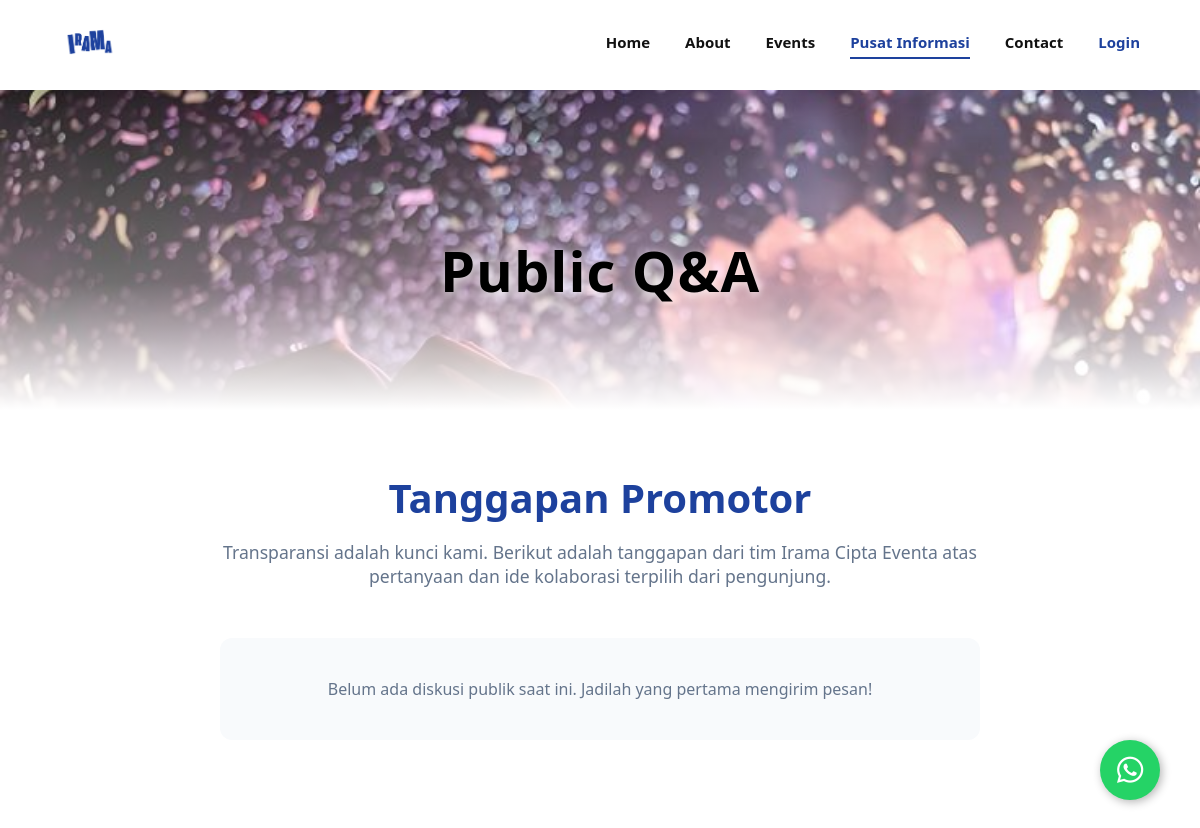
Page /qna.php on the earlier database version.
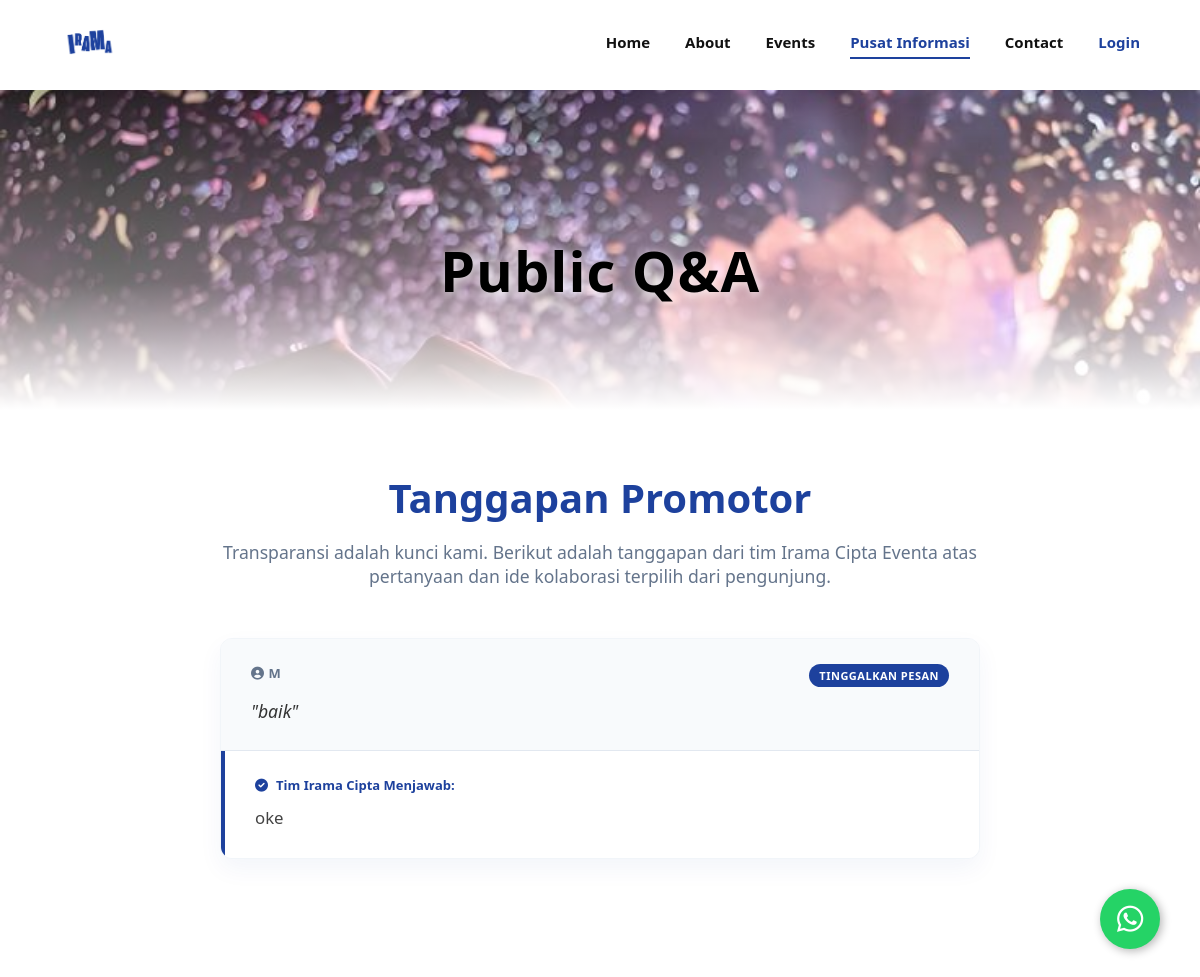
Same page on the later database version.
### tables this page shows
CREATE TABLE `buku_tamu` (
  `id_tamu` int(11) NOT NULL,
  `nama` varchar(100) NOT NULL,
  `email` varchar(100) NOT NULL,
  `kategori` varchar(50) NOT NULL,
  `pesan` text NOT NULL,
  `jawaban` text DEFAULT NULL,
  `tanggal_isi` timestamp NOT NULL DEFAULT current_timestamp()
);

### qna.php (the view)
<?php
include("templates/header.php");
include("config/koneksi.php");
?>
<section class="hero-about" style="height: 40vh;">
    <div class="hero-content">
        <h1>Public Q&A</h1>
    </div>
</section>
<section class="qna-section">
    <div class="qna-header">
        <h2>Tanggapan Promotor</h2>
        <p>Transparansi adalah kunci kami. Berikut adalah tanggapan dari tim Irama Cipta Eventa atas pertanyaan dan ide kolaborasi terpilih dari pengunjung.</p>
    </div>
    <?php
    $query = "SELECT * FROM buku_tamu WHERE jawaban IS NOT NULL AND jawaban != '' ORDER BY id_tamu DESC";
    $hasil = mysqli_query($konek, $query);
    if(mysqli_num_rows($hasil) > 0) {
        while($data = mysqli_fetch_array($hasil)) {
    ?>
            <div class="qna-card">
                <div class="qna-question">
                    <div class="qna-question-meta">
                        <span><i class="fas fa-user-circle"></i> <?php echo htmlspecialchars($data['nama']); ?></span>
                        <span class="qna-badge"><?php echo htmlspecialchars($data['kategori']); ?></span>
                    </div>
                    <div class="qna-question-text">
                        "<?php echo nl2br(htmlspecialchars($data['pesan'])); ?>"
                    </div>
                </div>
                <div class="qna-answer">
                    <div class="qna-answer-meta">
                        <i class="fas fa-check-circle"></i> Tim Irama Cipta Menjawab:
                    </div>
                    <div class="qna-answer-text">
                        <?php echo nl2br(htmlspecialchars($data['jawaban'])); ?>
                    </div>
                </div>
            </div>
    <?php
        }
    } else {
        echo "<div style='text-align:center; padding: 40px; background: #f8fafc; border-radius: 12px; color: #64748b;'>Belum ada diskusi publik saat ini. Jadilah yang pertama mengirim pesan!</div>";
    }
    ?>
</section>
<a href="https://wa.me/6281234567890" class="wa-float" target="_blank">
    <i class="fab fa-whatsapp"></i>
</a>
</body>
</html>

### templates/header.php (shortened to what this page needs)
<!DOCTYPE html>
<html>
<head>
    <?php
    $folder_sekarang = basename(dirname($_SERVER['PHP_SELF']));
    if ($folder_sekarang == 'admin' || $folder_sekarang == 'auth') {
        $prefix = "../";
    } else {
        $prefix = "";
    }
    $halaman_aktif = basename($_SERVER['PHP_SELF']);
    ?>
    <link rel="stylesheet" type="text/css" href="<?php echo $prefix; ?>assets/css/style.css?v=<?php echo time(); ?>">
    <link rel="stylesheet" href="https://cdnjs.cloudflare.com/ajax/libs/font-awesome/6.0.0/css/all.min.css">
</head>
<body>
<header class="header-transparent">
    <div class="header-logo">
        <img src="<?php echo $prefix; ?>assets/images/logo.png" alt="Logo Irama Cipta">
    </div>
    <nav class="header-nav-links">
        <a href="<?php echo $prefix; ?>index.php" class="<?php if($halaman_aktif == 'index.php') echo 'active'; ?>">Home</a>
        <a href="<?php echo $prefix; ?>visi_misi.php" class="<?php if($halaman_aktif == 'visi_misi.php') echo 'active'; ?>">About</a>
        <a href="<?php echo $prefix; ?>events.php" class="<?php if($halaman_aktif == 'events.php') echo 'active'; ?>">Events</a>
        <a href="<?php echo $prefix; ?>qna.php" class="<?php if($halaman_aktif == 'qna.php') echo 'active'; ?>">Pusat Informasi</a>
        <a href="<?php echo $prefix; ?>form_tamu.php" class="<?php if($halaman_aktif == 'form_tamu.php') echo 'active'; ?>">Contact</a>
        <a href="<?php echo $prefix; ?>auth/login.php" style="color: #1d419d;">Login</a>
    </nav>
</header>

### assets/css/style.css (style rules this page uses)
* { margin: 0; padding: 0; box-sizing: border-box; }
body { font-family: 'Segoe UI', Tahoma, Geneva, Verdana, sans-serif; background-color: #fff; color: #111; }
a { text-decoration: none; transition: 0.3s; }
.header-transparent { position: sticky; top: 0; left: 0; width: 100%; padding: 15px 60px; display: flex; justify-content: space-between; align-items: center; z-index: 1000; background-color: #ffffff; box-shadow: 0 4px 15px rgba(0,0,0,0.05); }
.header-logo img { height: 60px; width: auto; display: block; }
.header-nav-links { display: flex; gap: 35px; }
.header-nav-links a { color: #111; font-size: 15px; font-weight: 600; text-transform: capitalize; padding-bottom: 5px; border-bottom: 2px solid transparent; }
.header-nav-links a:hover, .header-nav-links a.active { color: #1d419d; border-bottom: 2px solid #1d419d; }
.hero-content { max-width: 900px; z-index: 2; }
.hero-content h1 { font-size: 3.8rem; font-weight: 800; margin-bottom: 20px; color: #111; letter-spacing: 1px; }
.wa-float { position: fixed; bottom: 40px; right: 40px; width: 60px; height: 60px; background-color: #25D366; color: #FFF; border-radius: 50px; text-align: center; font-size: 30px; box-shadow: 2px 2px 10px rgba(0,0,0,0.3); z-index: 100; display: flex; align-items: center; justify-content: center; }
.hero-about { position: relative; height: 65vh; display: flex; align-items: center; justify-content: center; text-align: center; background: linear-gradient( to bottom, rgba(255, 255, 255, 0.1) 0%, rgba(255, 255, 255, 0.4) 60%, rgba(255, 255, 255, 1) 100% ), url('../images/latar.jpg') no-repeat center center/cover; padding: 0 20px; }
.hero-about h1 { font-size: 3.5rem; font-weight: 900; color: #000000; margin-top: 60px; letter-spacing: 1px; text-shadow: 2px 2px 10px rgba(255,255,255,0.8); }
.qna-section { padding: 60px 20px 100px; max-width: 800px; margin: 0 auto; }
.qna-header { text-align: center; margin-bottom: 50px; }
.qna-header h2 { font-size: 2.5rem; color: #1d419d; margin-bottom: 15px; }
.qna-header p { color: #64748b; font-size: 1.1rem; }
.qna-card { background: #ffffff; border-radius: 12px; box-shadow: 0 10px 25px rgba(29, 65, 157, 0.05); margin-bottom: 30px; overflow: hidden; border: 1px solid #f1f5f9; }
.qna-question { background: #f8fafc; padding: 25px 30px; border-bottom: 1px solid #e2e8f0; }
.qna-question-meta { font-size: 13px; color: #64748b; font-weight: 700; text-transform: uppercase; letter-spacing: 0.5px; margin-bottom: 10px; display: flex; justify-content: space-between; }
.qna-badge { background: #1d419d; color: #fff; padding: 4px 10px; border-radius: 20px; font-size: 11px; }
.qna-question-text { font-size: 1.1rem; color: #333; line-height: 1.6; font-style: italic; }
.qna-answer { padding: 25px 30px; background: #ffffff; border-left: 4px solid #1d419d; }
.qna-answer-meta { font-size: 13px; color: #1d419d; font-weight: 700; margin-bottom: 10px; display: flex; align-items: center; gap: 8px; }
.qna-answer-text { font-size: 1.05rem; color: #444; line-height: 1.7; }

Differences in the rows shown:
added buku_tamu: nama "M", kategori "TINGGALKAN PESAN", pesan "baik", jawaban "oke"
Other differences:
text no longer shown: "Belum ada diskusi publik saat ini. Jadilah yang pertama mengirim pesan!"
